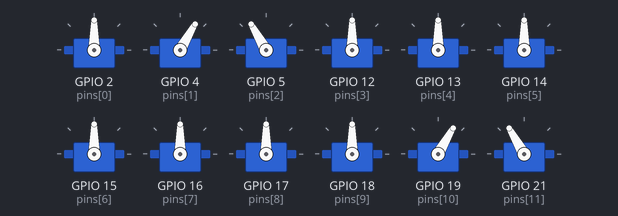
Simulated run of this sketch. Board: ESP32. Parts: 12 × servo.

Above: at 2.05 s.
At 2.2 s:
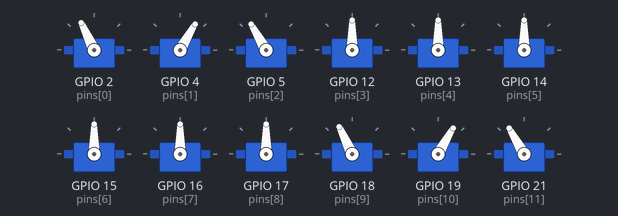
At 2.4 s:
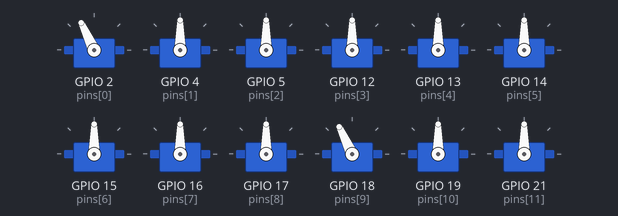
At 2.8 s:
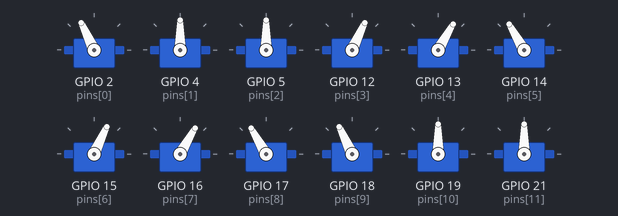
At 3.2 s:
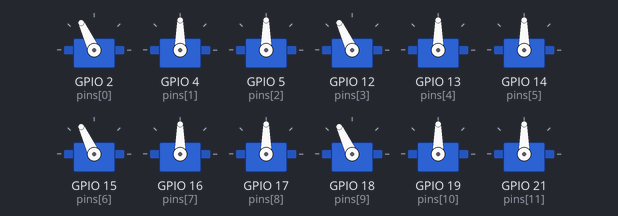
At 3.6 s:
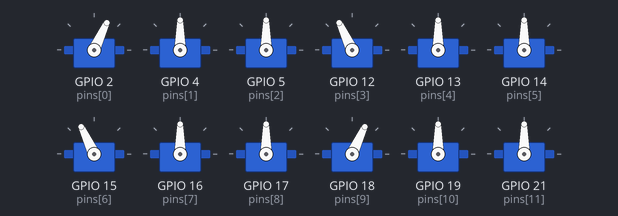
Timing chart, 0 to 5.7 s (numbered marks = the images above):
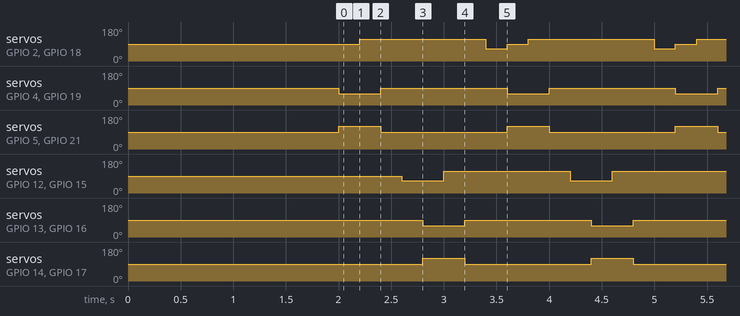

Measured:
- by itself, servo on GPIO 2 (pins[0]), servo on GPIO 18 (pins[9]): repeats every 1.6 s: 65° 0.20 s, 90° 0.20 s, 115° 1.2 s
- by itself, servo on GPIO 12 (pins[3]), servo on GPIO 15 (pins[6]): alternates 115° for 1.2 s and 65° for 0.40 s
- by itself, servo on GPIO 4 (pins[1]), servo on GPIO 13 (pins[4]), servo on GPIO 16 (pins[7]), servo on GPIO 19 (pins[10]): alternates 90° for 1.2 s and 60° for 0.40 s
- by itself, servo on GPIO 5 (pins[2]), servo on GPIO 14 (pins[5]), servo on GPIO 17 (pins[8]), servo on GPIO 21 (pins[11]): alternates 120° for 0.40 s and 90° for 1.2 s

The sketch:

ant.ino
```cpp
#include <ESP32Servo.h>

#define NUM_SERVOS 18

Servo servo[NUM_SERVOS];

int pins[NUM_SERVOS] = {
  2, 4, 5,
  12, 13, 14,
  15, 16, 17,
  18, 19, 21,
  22, 23, 25,
  26, 27, 32
};

int neutral[NUM_SERVOS] = {
  90, 90, 90,
  90, 90, 90,
  90, 90, 90,
  90, 90, 90,
  90, 90, 90,
  90, 90, 90
};

int lift = 30;
int swing = 25;

void setup() {
  for (int i = 0; i < NUM_SERVOS; i++) {
    servo[i].setPeriodHertz(50);
    servo[i].attach(pins[i], 500, 2500);
    servo[i].write(neutral[i]);
  }
  delay(2000);
}

void moveLeg(int leg, int coxa, int femur, int tibia) {
  int i = leg * 3;
  servo[i].write(neutral[i] + coxa);
  servo[i + 1].write(neutral[i + 1] + femur);
  servo[i + 2].write(neutral[i + 2] + tibia);
}

int tripodA[3] = {0, 3, 4};
int tripodB[3] = {1, 2, 5};

void loop() {

  for (int i = 0; i < 3; i++) moveLeg(tripodA[i], 0, -lift, lift);
  delay(200);

  for (int i = 0; i < 3; i++) moveLeg(tripodA[i], swing, -lift, lift);
  delay(200);

  for (int i = 0; i < 3; i++) moveLeg(tripodA[i], swing, 0, 0);
  delay(200);

  for (int i = 0; i < 3; i++) moveLeg(tripodB[i], -swing, 0, 0);
  delay(200);

  for (int i = 0; i < 3; i++) moveLeg(tripodB[i], -swing, -lift, lift);
  delay(200);

  for (int i = 0; i < 3; i++) moveLeg(tripodB[i], swing, -lift, lift);
  delay(200);

  for (int i = 0; i < 3; i++) moveLeg(tripodB[i], swing, 0, 0);
  delay(200);

  for (int i = 0; i < 3; i++) moveLeg(tripodA[i], -swing, 0, 0);
  delay(200);
}
```
